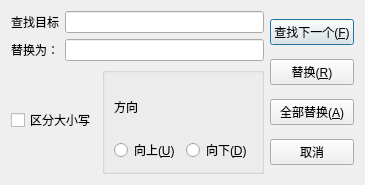
<?xml version="1.0" encoding="UTF-8"?>
<ui version="4.0">
 <class>ReplaceDialog</class>
 <widget class="QDialog" name="ReplaceDialog">
  <property name="geometry">
   <rect>
    <x>0</x>
    <y>0</y>
    <width>359</width>
    <height>185</height>
   </rect>
  </property>
  <property name="windowTitle">
   <string>替换</string>
  </property>
  <layout class="QHBoxLayout" name="horizontalLayout_6">
   <item>
    <layout class="QHBoxLayout" name="horizontalLayout_5">
     <item>
      <layout class="QVBoxLayout" name="verticalLayout_4">
       <item>
        <layout class="QVBoxLayout" name="verticalLayout_3">
         <item>
          <layout class="QHBoxLayout" name="horizontalLayout_3">
           <item>
            <widget class="QLabel" name="label_2">
             <property name="text">
              <string>查找目标</string>
             </property>
             <property name="buddy">
              <cstring>searchText</cstring>
             </property>
            </widget>
           </item>
           <item>
            <widget class="QLineEdit" name="searchText"/>
           </item>
          </layout>
         </item>
         <item>
          <layout class="QHBoxLayout" name="horizontalLayout_4">
           <item>
            <widget class="QLabel" name="label_3">
             <property name="text">
              <string>替换为：</string>
             </property>
            </widget>
           </item>
           <item>
            <widget class="QLineEdit" name="targetText"/>
           </item>
          </layout>
         </item>
        </layout>
       </item>
       <item>
        <layout class="QHBoxLayout" name="horizontalLayout">
         <item>
          <widget class="QCheckBox" name="cbCaseSensetive">
           <property name="text">
            <string>区分大小写</string>
           </property>
          </widget>
         </item>
         <item>
          <widget class="QGroupBox" name="groupBox">
           <property name="title">
            <string/>
           </property>
           <layout class="QVBoxLayout" name="verticalLayout">
            <item>
             <widget class="QLabel" name="label">
              <property name="text">
               <string>方向</string>
              </property>
             </widget>
            </item>
            <item>
             <layout class="QHBoxLayout" name="horizontalLayout_2">
              <item>
               <widget class="QRadioButton" name="rbUp">
                <property name="text">
                 <string>向上(&amp;U)</string>
                </property>
               </widget>
              </item>
              <item>
               <widget class="QRadioButton" name="rbDown">
                <property name="text">
                 <string>向下(&amp;D)</string>
                </property>
               </widget>
              </item>
             </layout>
            </item>
           </layout>
          </widget>
         </item>
        </layout>
       </item>
      </layout>
     </item>
     <item>
      <layout class="QVBoxLayout" name="verticalLayout_2">
       <item>
        <widget class="QPushButton" name="btnFindNext">
         <property name="text">
          <string>查找下一个(&amp;F)</string>
         </property>
        </widget>
       </item>
       <item>
        <widget class="QPushButton" name="btnReplace">
         <property name="text">
          <string>替换(&amp;R)</string>
         </property>
        </widget>
       </item>
       <item>
        <widget class="QPushButton" name="btnReplaceAll">
         <property name="text">
          <string>全部替换(&amp;A)</string>
         </property>
        </widget>
       </item>
       <item>
        <widget class="QPushButton" name="btnCancel">
         <property name="text">
          <string>取消</string>
         </property>
        </widget>
       </item>
      </layout>
     </item>
    </layout>
   </item>
  </layout>
 </widget>
 <resources/>
 <connections/>
</ui>
